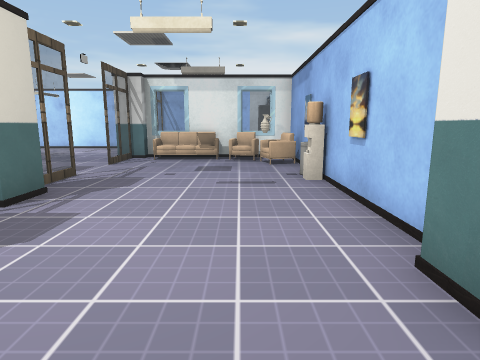
View 1 (above)

20 first-person views from a walk through a 3-D level made in the Unity game engine. The camera is 1.2 m above the floor, tilts 10° down and sees 75° across. Doors are open. The floor is counted in squares, 1 m on a side. Each view is taken from the middle of a square. On the plan, view 1 faces up. The plan holds only what a view shows up to about 13 squares ahead; the rest is blank. The place goes on beyond the plan. The player character is not drawn. Some surface patterns are stand-ins.

View 2
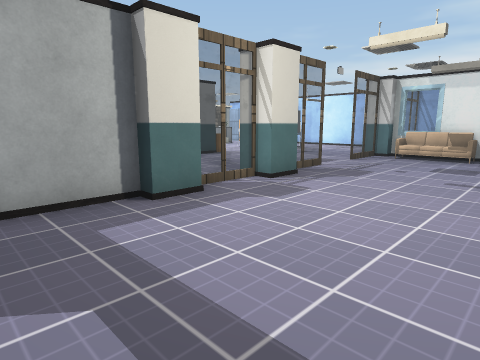

View 3
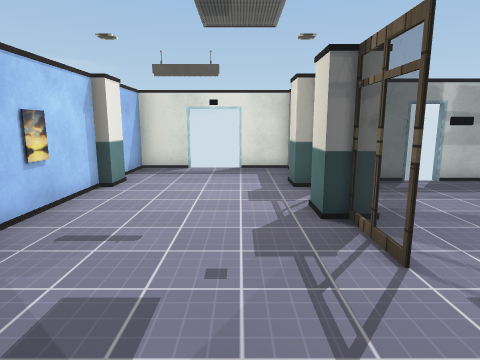

View 4
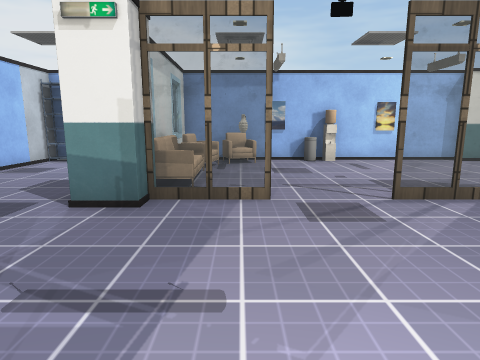

View 5
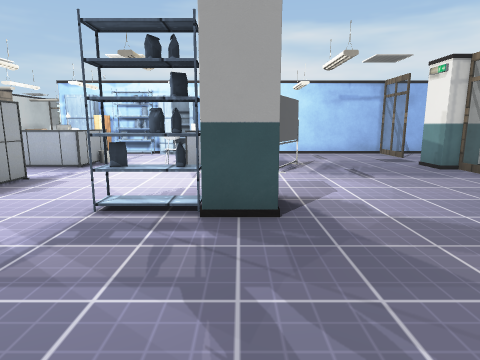

View 6
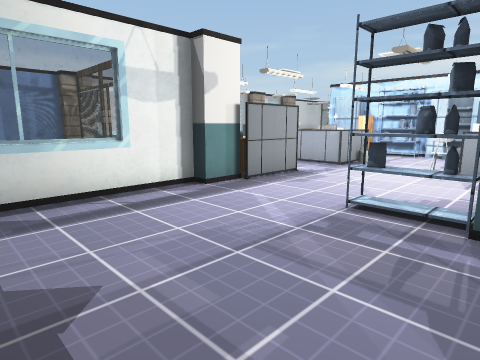

View 7
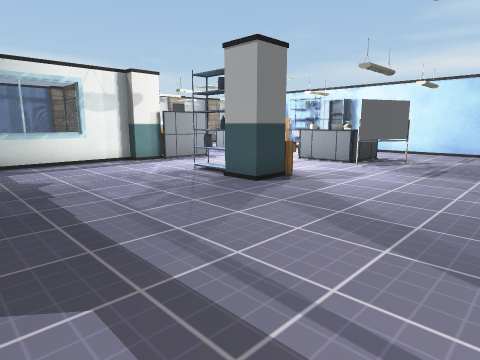

View 8
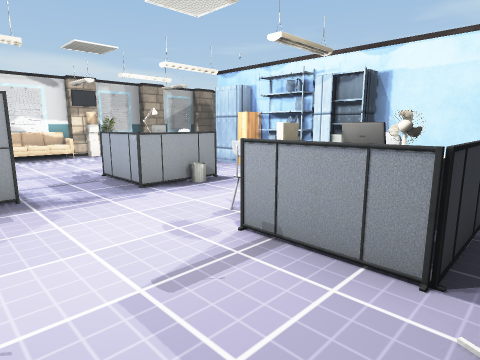

View 9
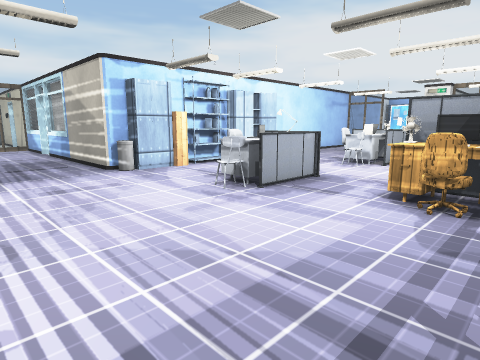

View 10
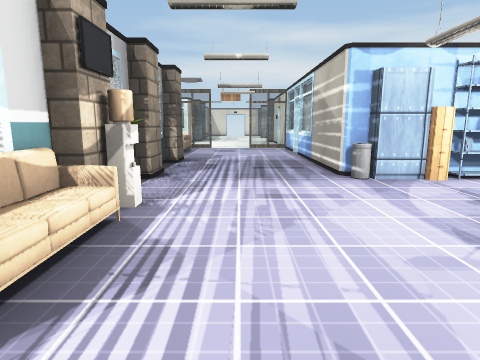

View 11
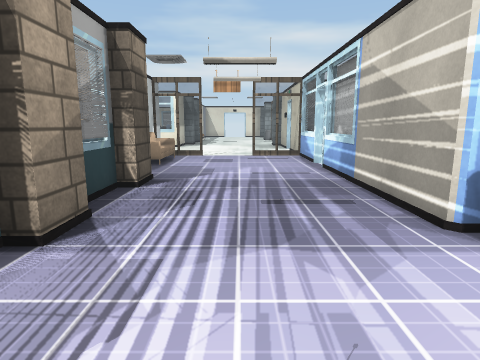

View 12
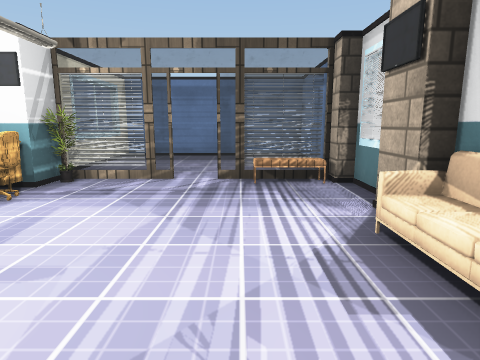

View 13
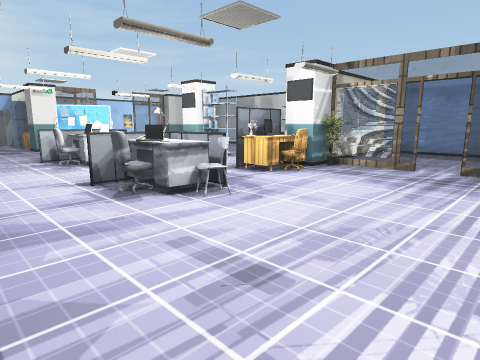

View 14
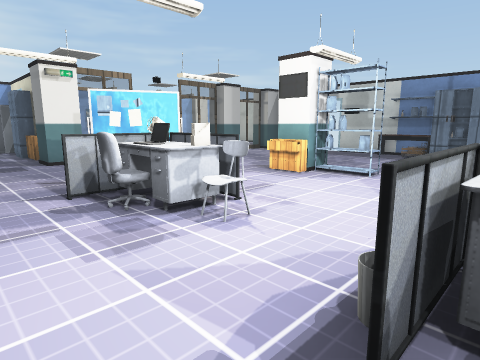

View 15
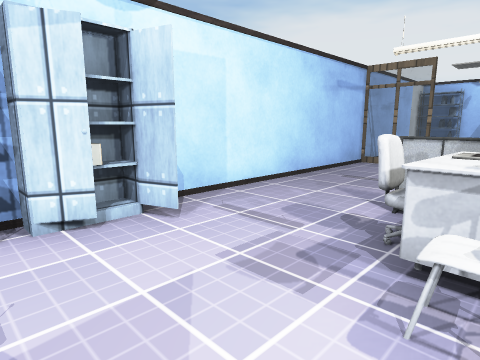

View 16
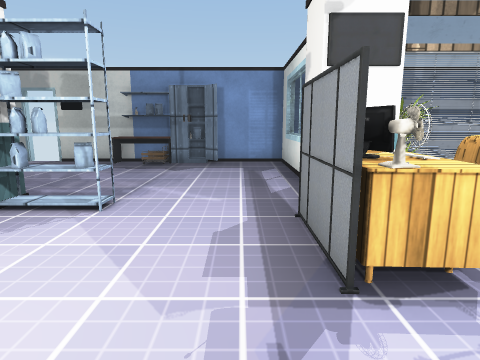

View 17
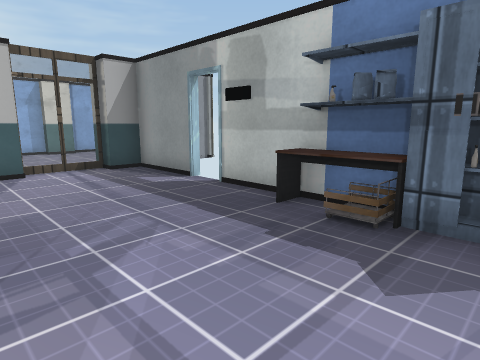

View 18
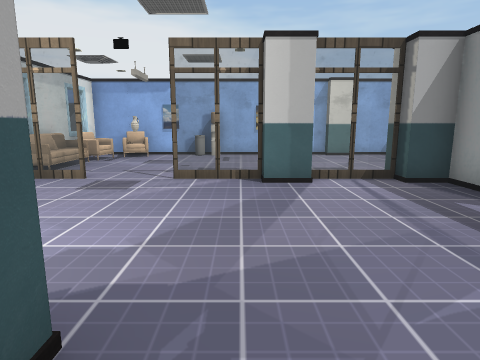

View 19
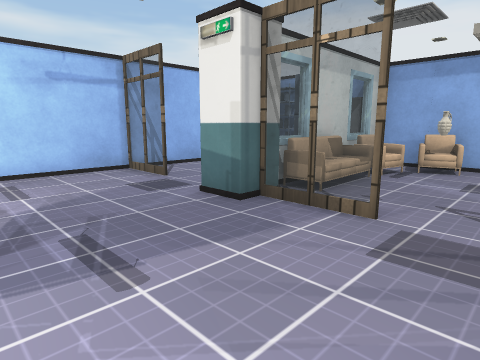

View 20
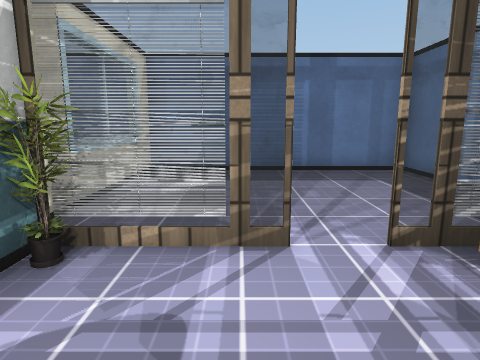

### Floor plan
Key: @ floor where view 1 was taken; # wall or solid block; . main floor; : floor 0.5 m higher than the main floor; / step, stairs or slope; D open door; = window, fence, low wall or low ledge; v drop or lower ground; C closet; P pillar; B bin; S shelf; R drawers; A cabinet; T table; L laptop; E desk; H chair; N plant; G bag; O other object.
Columns run from 22 left of view 1 to 3 right of it. Each row starts with its distance up from view 1.
 26 #DD==#
 25 ODD..=
 24 .....=
 23 ....DD
 22 ....DD
 21 .....=
 20  ....=
 19 P....#
 18 #....#
 17 P....##################
 16 P....BRSSAA.......=....SS
 15 #.................=....S#
 14 PO.....T..........D...  #
 13 P.....LO...OT.....D....CC
 12 #....OTT..OLLTO...P=R#O##
 11 O............O....=///:vv
 10 P.....ET.........DD....O#
  9 #....HET.........DD.....#
  8 #.....NO..SSR....DD.....B
  7 P=#D==NP..SSP....DD.....O
  6 .......#..........=.....#
  5 .......=..........P.....#
  4 .......#..........=.....#
  3 .......=..........=.....#
  2 .......#.#OGSODD..P.....PP
  1 ###################.....#
  0                   #...@.#
 -1                   #.DDD.#
 -2                   ##DDD##

Where each view was taken, in squares from view 1:
view 1: 0 up, 0 right, facing up
view 2: 1 down, 1 right, facing up-left
view 3: 11 up, 2 left, facing down
view 4: 10 up, 9 left, facing right
view 5: 3 up, 10 left, facing up
view 6: 3 up, 10 left, facing up-left
view 7: 2 up, 5 left, facing up-left
view 8: 9 up, 9 left, facing up-left
view 9: 8 up, 21 left, facing up-right
view 10: 9 up, 20 left, facing up
view 11: 13 up, 20 left, facing up
view 12: 14 up, 20 left, facing down
view 13: 16 up, 21 left, facing down-right
view 14: 15 up, 15 left, facing down-right
view 15: 12 up, 14 left, facing up-right
view 16: 12 up, 14 left, facing down
view 17: 6 up, 13 left, facing down-right
view 18: 6 up, 11 left, facing right
view 19: 8 up, 8 left, facing up-right
view 20: 10 up, 18 left, facing down
